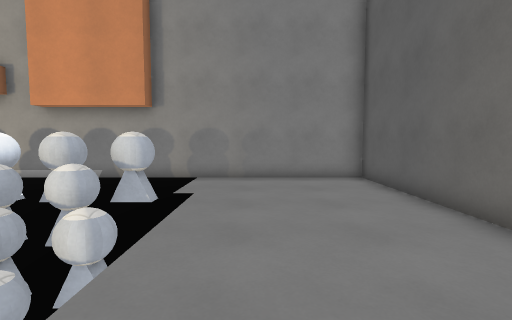
[1] (above)

24 first-person views from a walk through a 3-D level made in the Godot game engine. The camera is 1.4 m above the floor, tilts 4° down and sees 85° across. The floor is counted in squares, 1 m on a side. Each view is taken from the middle of a square. On the plan, view 1 faces up. The plan holds only what a view shows up to about 14 squares ahead; the rest is blank. Some surface patterns are stand-ins.

[2]
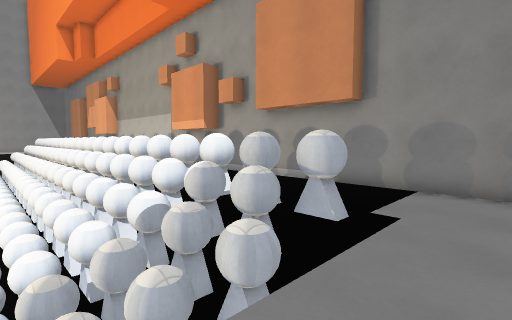

[3]
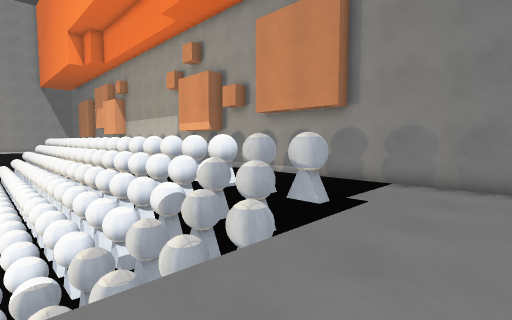

[4]
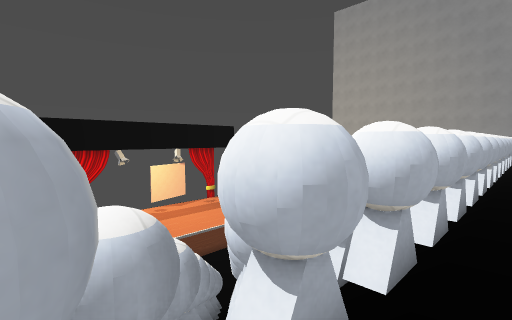

[5]
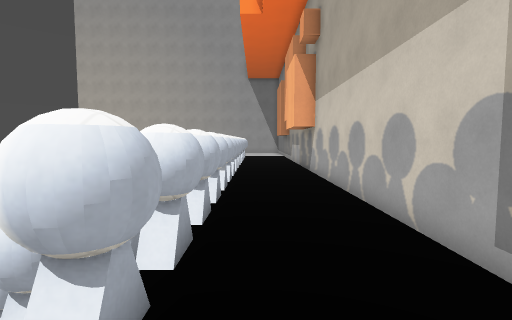

[6]
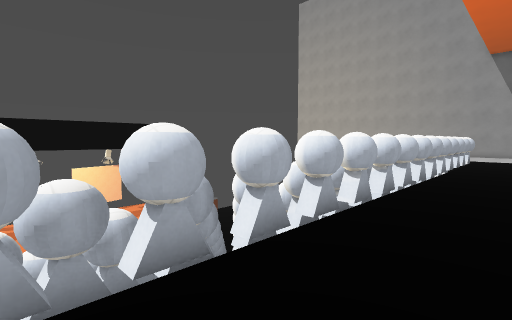

[7]
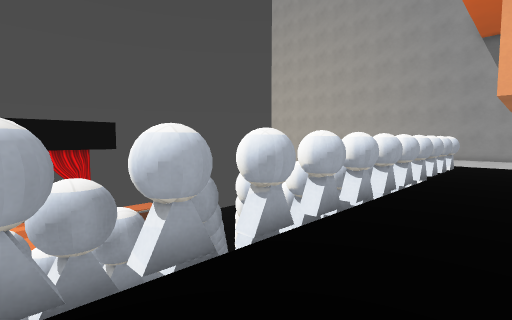

[8]
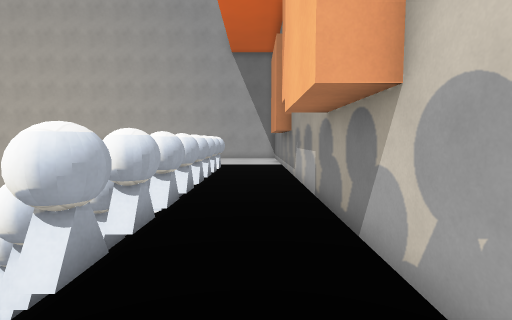

[9]
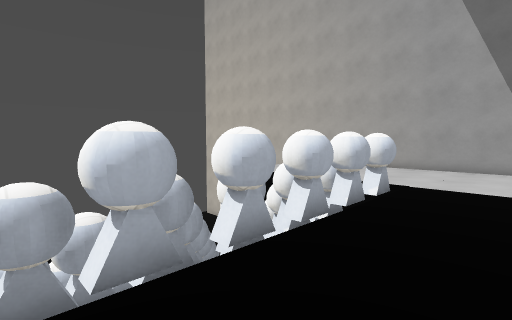

[10]
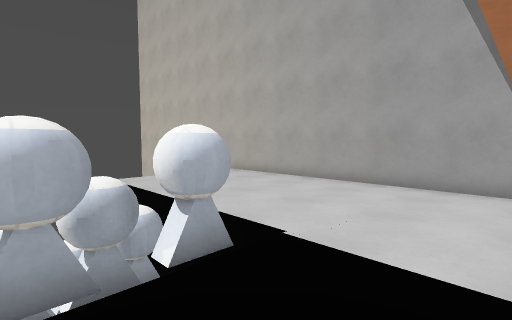

[11]
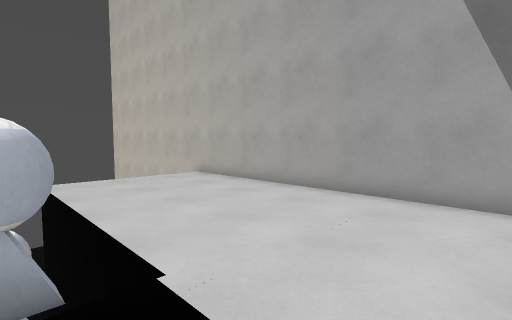

[12]
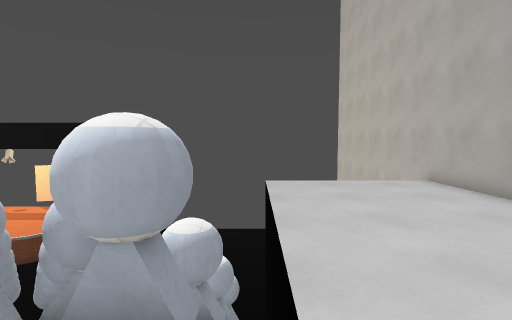

[13]
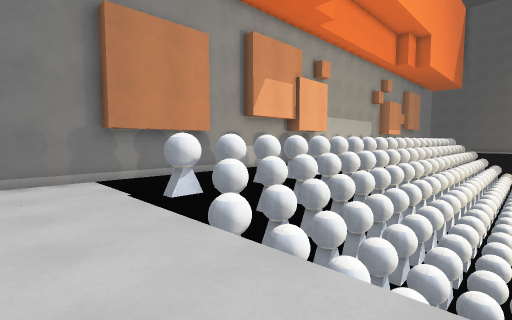

[14]
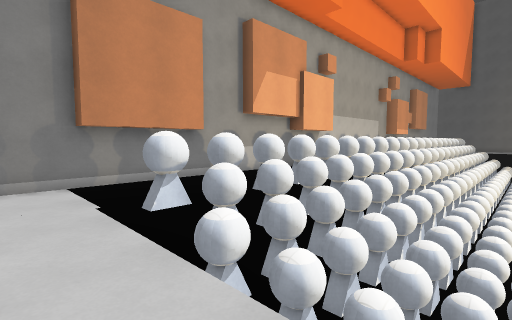

[15]
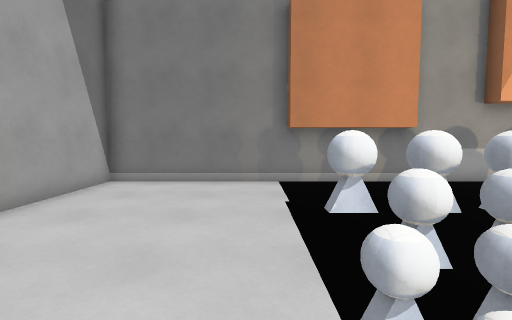

[16]
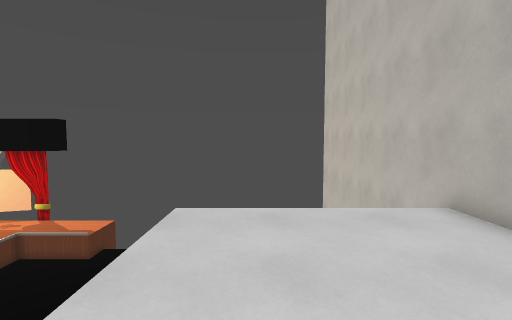

[17]
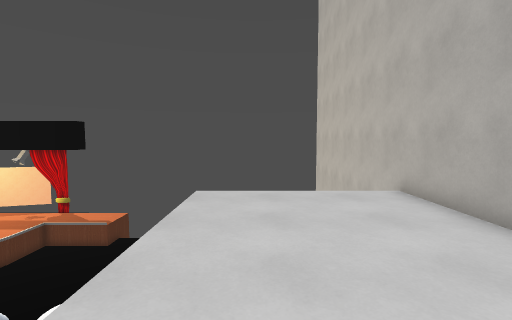

[18]
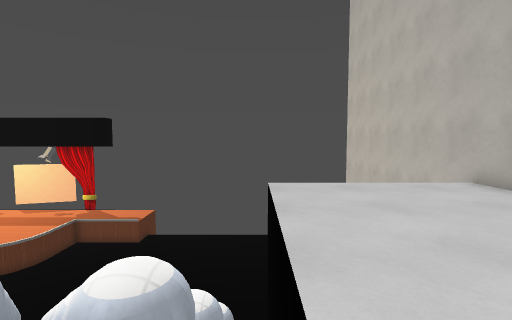

[19]
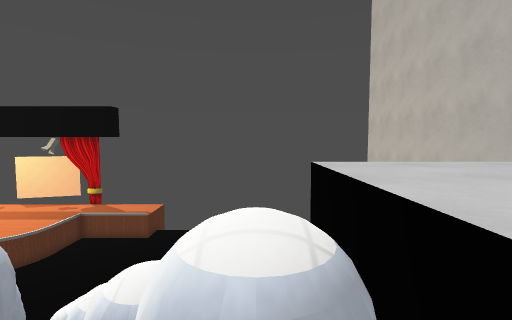

[20]
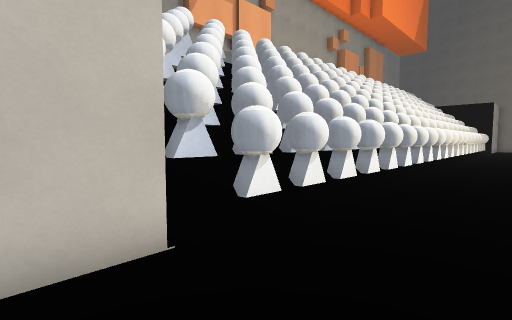

[21]
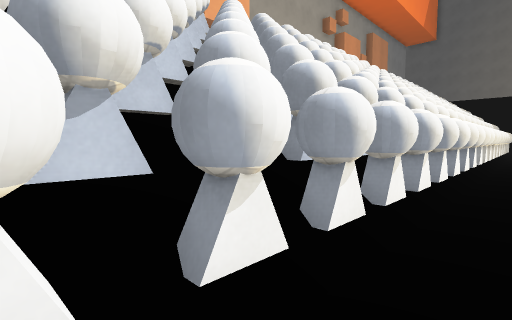

[22]
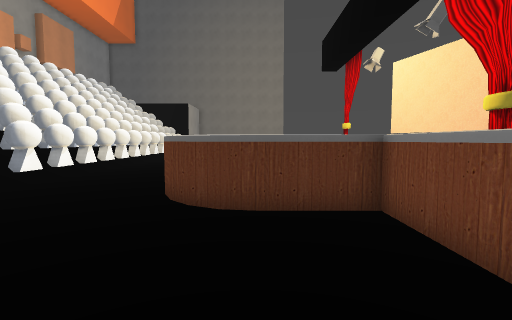

[23]
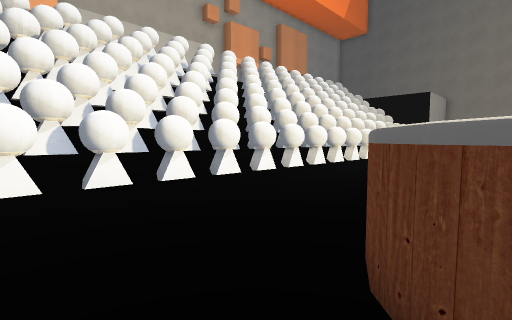

[24]
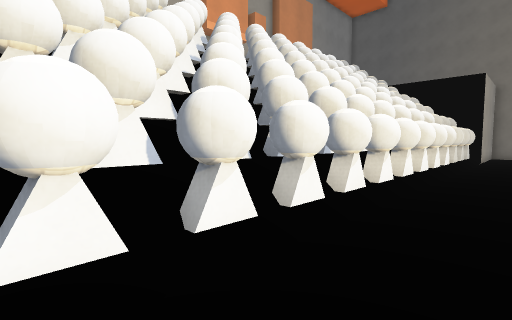

### Floor plan
Key: @ floor where view 1 was taken; # wall or solid block; x gap in a wall; . main floor; - floor 0.25 m lower than the main floor; _ floor 5.25 m lower than the main floor; / step, stairs or slope; = window, fence, low wall or low ledge; ^ raised ledge; v drop or lower ground; O other object.
Columns run from 44 left of view 1 to 4 right of it. Each row starts with its distance up from view 1.
 11 #############################     ###############
 10 #....... .     .        .    .            ......#
  9 #.......              .                   ......#
  8 #.......                       .  .       ......#
  7 #...../##xxx#/#xx#/#xxx-# xxx#/#xx#/# xx##/.....#
  6 #.....//x^^^#^#^^#^#^^^^#^^^^#^#^^#^#^^^x//.....#
  5 #...../=##^#^v^^^^v^#^^#^#^^#^v^^^^v^#^##=/.....#
  4 #.....//###vvvvvvvvvvvvvvvvvvvvvvvvvvv###//.....#
  3 #...../=###  #      ##    ###     #   ### /.....
  2 #.....//##                             #  /....
  1 #...../=###########################          .
  0 #.....//####O######O####O####O######O##     @
 -1 #______                  __
 -2         _
 -3                 __   _
 -4     _         ____
 -5             ______
 -6             _______^
 -7             ______^^
 -8             ______^^
 -9                   ^
-10                   ^
-11                ^^^^

Positions as (right, up) in squares from view 1, and headings:
1: (0, 0), facing up
2: (0, 2), facing up-left
3: (1, 1), facing up-left
4: (-10, 8), facing down-left
5: (-13, 8), facing left
6: (-15, 10), facing down-left
7: (-20, 10), facing down-left
8: (-22, 9), facing left
9: (-29, 10), facing down-left
10: (-35, 10), facing down-left
11: (-37, 10), facing down-left
12: (-38, 9), facing down
13: (-41, 0), facing up-right
14: (-40, 1), facing up-right
15: (-39, 1), facing up
16: (-40, 5), facing down
17: (-40, 7), facing down
18: (-38, 7), facing down
19: (-37, 6), facing down
20: (-40, -4), facing up-right
21: (-36, -2), facing up-right
22: (-32, -8), facing right
23: (-28, -7), facing up-right
24: (-23, -3), facing up-right
